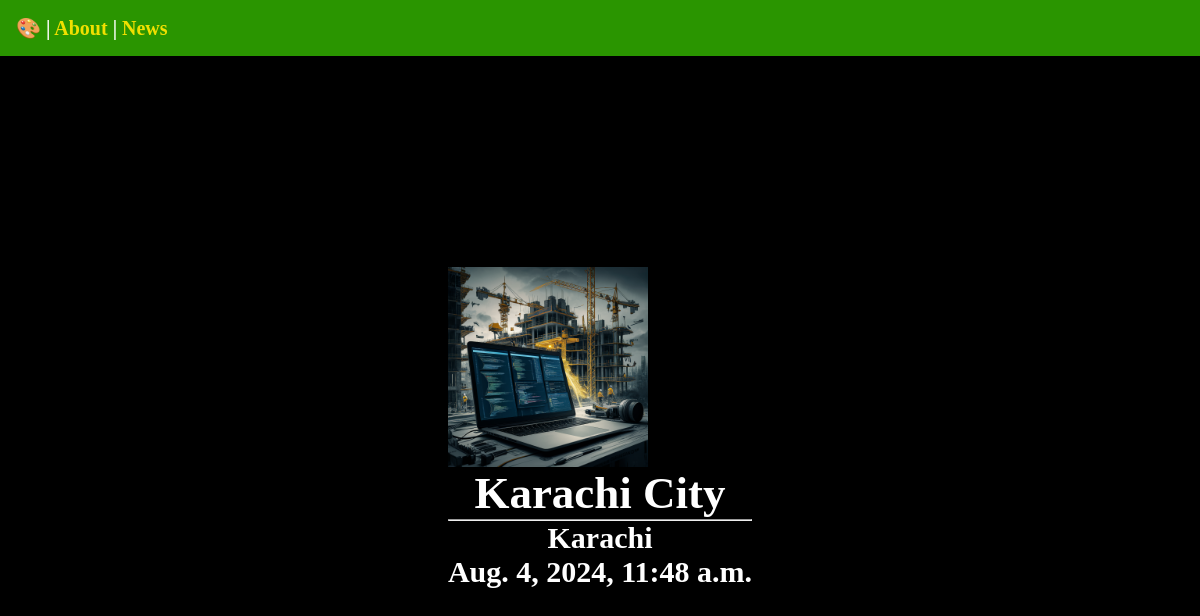
/postsApp/Slug-Karachi-Post, run on the app's committed database.
### postsApp/models.py (models this page shows, shortened)
class Post(models.Model):
    title = models.CharField(max_length=75)
    body = models.TextField()
    city = models.CharField(max_length=75)
    slug = models.SlugField()  # Set a default value for slug
    date = models.DateTimeField(auto_now_add=True)
    banner=models.ImageField(default='fallback.png',blank=True)

### postsApp/views.py (the view)
# urls.py: path('<slug:slug>', views.post_page, name="page"),
def post_page(request, slug):
    post = Post.objects.get(slug=slug)
    return render(request, "posts/post_page.html", {'post': post})

### postsApp/Templates/posts/post_page.html (shortened to what this page needs)
{% extends "Layout.html" %}
{%block content %}
<section>
  <img class="banner" src="{{post.banner.url}}" alt="{{post.title}}">
  <h1>{{ post.title }}</h1>
  <hr />
  <p>{{ post.city }}</p>
  <p>{{ post.date }}</p>
</section>
{% endblock %}

### staticData/css/style.css (style rules this page uses)
* { margin: 0; padding: 0; box-sizing: border-box; }
body { display: grid; place-content: center; min-height: 100vh; background-color: black; color: white; font-size: 30px; font-weight: bold; display: flex; flex-flow: column; }
h1,p { text-align: center; }
.banner { display: block; max-width: 200px; width: 100%; }

### data on the page
Post: banner (picture), title "Karachi City", city "Karachi", date "Aug. 4, 2024, 11:48 a.m."
